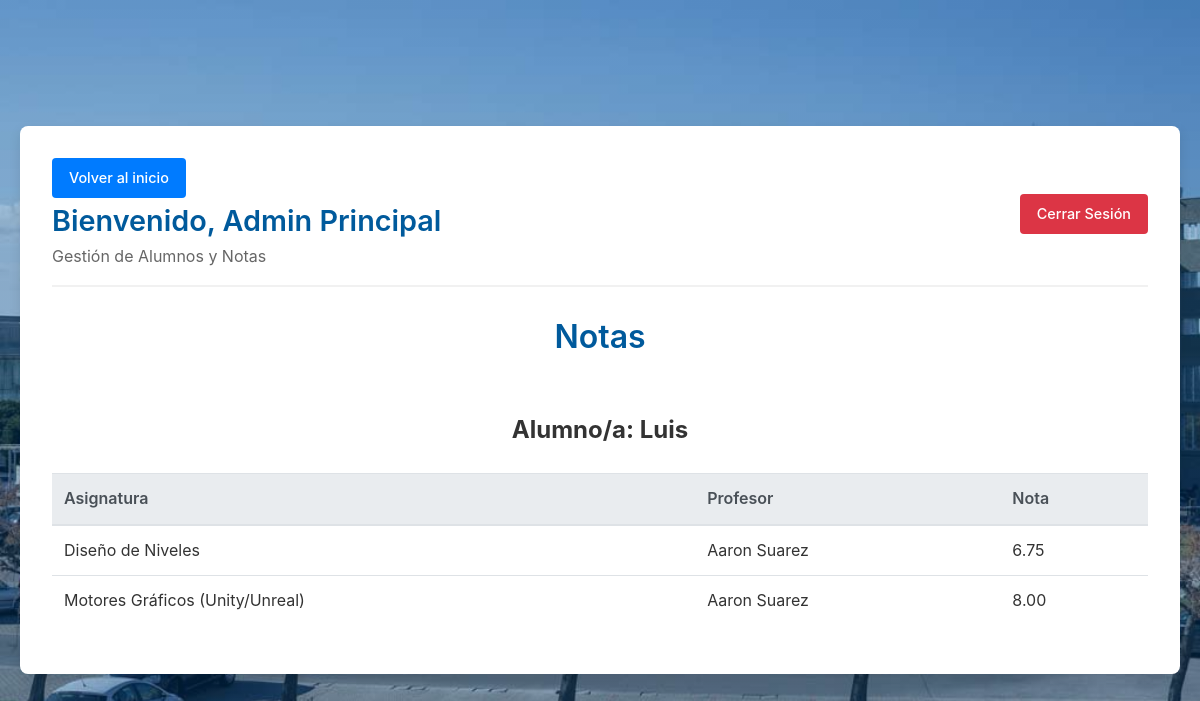
The page /view/ver_alumno.php?id=5 (signed in) on the database its author committed.
### tables this page shows
CREATE TABLE IF NOT EXISTS tbl_alumnos (
    id INT AUTO_INCREMENT PRIMARY KEY,
    dni VARCHAR(15) NOT NULL UNIQUE,
    nombre VARCHAR(50) NOT NULL,
    apellido1 VARCHAR(50) NOT NULL,
    apellido2 VARCHAR(50),
    email VARCHAR(100) UNIQUE,
    fecha_nacimiento DATE NOT NULL
);

CREATE TABLE IF NOT EXISTS tbl_asignaturas (
    id INT AUTO_INCREMENT PRIMARY KEY,
    nombre VARCHAR(150) NOT NULL,
    id_grado INT NOT NULL,
    curso ENUM('1','2','3','4') NOT NULL,
    creditos INT DEFAULT 6
);

CREATE TABLE IF NOT EXISTS tbl_gestores (
    id INT AUTO_INCREMENT PRIMARY KEY,
    nombre VARCHAR(100) NOT NULL,
    email VARCHAR(100) NOT NULL UNIQUE,
    password VARCHAR(255) NOT NULL,
    rol ENUM('profesor','secretaria','direccion','administrador') DEFAULT 'profesor'
);

CREATE TABLE IF NOT EXISTS tbl_notas (
    id INT AUTO_INCREMENT PRIMARY KEY,
    id_alumno INT NOT NULL,
    id_asignatura INT NOT NULL,
    convocatoria ENUM('ordinaria','extraordinaria') NOT NULL,
    nota DECIMAL(4,2) NOT NULL
);

### view/ver_alumno.php (the view, shortened to what this page needs)
<?php
if (!isset($_SESSION['logeado']) || $_SESSION['logeado'] !== true) {
    header('Location: ./login.php');
    exit();
} else {
    if (!isset($_GET['id'])) {
        header('Location: ./index.php?error=Necesitas el id del alumno para ver sus notas');
        exit();
    } else {
        require_once '../conexion/connection.php';
        $id_alumno = $_GET['id'];
        $sql = "SELECT ta.nombre AS nombre, tas.nombre AS asignatura, tn.nota as nota, tg.nombre AS profesor FROM tbl_alumnos ta INNER JOIN tbl_notas tn ON ta.id = tn.id_alumno Inner Join tbl_asignaturas tas ON tn.id_asignatura = tas.id INNER JOIN tbl_profesor_asignatura tpa on tas.id = tpa.id_asignatura INNER JOIN tbl_gestores tg ON tpa.id_profesor = tg.id WHERE ta.id = ?";
        $stmt = $conn->prepare($sql);
        $stmt->execute([$id_alumno]);
        $alumno = $stmt->fetchAll(PDO::FETCH_ASSOC);
?>
        <!DOCTYPE html>
        <html lang="es">
        <head>
            <link rel="stylesheet" href="../css/style.css">
        </head>
        <body>
            <div class="dashboard-container">
                <div class="dashboard-header">
                    <div>
                        <a class="btn btn-primary" href="../index.php">Volver al inicio</a>
                        <h1>Bienvenido, <?php echo $_SESSION['user_nombre']; ?></h1>
                        <p>Gestión de Alumnos y Notas</p>
                    </div>
                    <div>
                        <a href="./proc/logout.php" class="btn btn-danger">Cerrar Sesión</a>
                    </div>
                </div>
                <h1>Notas</h1>
                <?php if (count($alumno) > 0): ?>
                    <h2 class="centrar">Alumno/a: <?php echo htmlspecialchars($alumno[0]['nombre']); ?></h2>
                    <div class="table-responsive">
                        <table class="table">
                            <thead>
                                <tr>
                                    <th class="centrar">Asignatura</th>
                                    <th class="centrar">Profesor</th>
                                    <th class="centrar">Nota</th>
                                </tr>
                            </thead>
                            <tbody>
                                <?php foreach ($alumno as $nota): ?>
                                    <tr>
                                        <td><?php echo htmlspecialchars($nota['asignatura']); ?></td>
                                        <td><?php echo htmlspecialchars($nota['profesor']); ?></td>
                                        <td><?php echo htmlspecialchars($nota['nota']); ?></td>
                                    </tr>
                                <?php endforeach; ?>
                            </tbody>
                        </table>
                    </div>
                <?php else: ?>
                    <p>No tiene notas registradas.</p>
                <?php endif; ?>
        </body>
        </html>
<?php
    }
}
?>

### css/style.css (style rules this page uses)
* { margin: 0; padding: 0; box-sizing: border-box; }
body { font-family: -apple-system, BlinkMacSystemFont, "Segoe UI", Roboto, Helvetica, Arial, sans-serif; color: #333; line-height: 1.6; background-color: #f4f7f6; background-image: linear-gradient(rgba(0, 90, 156, 0.3), rgba(0, 90, 156, 0.3)), url('../img/escuela.jpg'); background-size: cover; background-position: center center; background-repeat: no-repeat; background-attachment: fixed; display: flex; justify-content: center; align-items: center; min-height: 100vh; padding: 20px; }
.centrar { text-align: center; }
h1 { text-align: center; color: #005A9C; margin-bottom: 1.5rem; font-weight: 600; }
a { color: #007BFF; text-decoration: none; transition: color 0.3s ease; }
.dashboard-container { width: 100%; max-width: 1200px; background: #fff; border-radius: 8px; box-shadow: 0 4px 12px rgba(0, 0, 0, 0.1); padding: 2rem; margin: 2rem auto; display: flex; flex-direction: column; gap: 1.5rem; }
.dashboard-header { display: flex; justify-content: space-between; align-items: center; border-bottom: 2px solid #f1f1f1; padding-bottom: 1rem; flex-wrap: wrap; gap: 1rem; }
.dashboard-header h1 { margin: 0; text-align: left; font-size: 1.8rem; }
.dashboard-header p { color: #666; margin: 0; }
.btn { display: inline-block; padding: 0.5rem 1rem; border-radius: 4px; text-decoration: none; font-weight: 500; cursor: pointer; transition: background-color 0.2s; border: 1px solid transparent; font-size: 0.9rem; text-align: center; font-family: inherit; line-height: 1.5; vertical-align: middle; }
.btn-primary { background-color: #007BFF; color: white; }
.btn-danger { background-color: #dc3545; color: white; }
.table-responsive { overflow-x: auto; }
.table { width: 100%; border-collapse: collapse; margin-bottom: 1rem; background-color: transparent; }
.table th, .table td { padding: 0.75rem; vertical-align: top; border-top: 1px solid #dee2e6; text-align: left; }
.table th { vertical-align: bottom; border-bottom: 2px solid #dee2e6; background-color: #e9ecef; color: #495057; font-weight: 600; }
.table tbody tr { animation: fadeInUp 0.5s ease-out backwards; }
.table tbody tr:nth-child(1) { animation-delay: 0.1s; }
.table tbody tr:nth-child(2) { animation-delay: 0.2s; }

### rows shown on the page
tbl_alumnos: nombre "Luis", tbl_asignaturas.nombre "Diseño de Niveles", tbl_gestores.nombre "Aaron Suarez", tbl_notas.nota "6.75", tbl_asignaturas.nombre "Motores Gráficos (Unity/Unreal)", tbl_notas.nota "8.00"

### other values the page prints
$_SESSION['user_nombre'] "Admin Principal"
